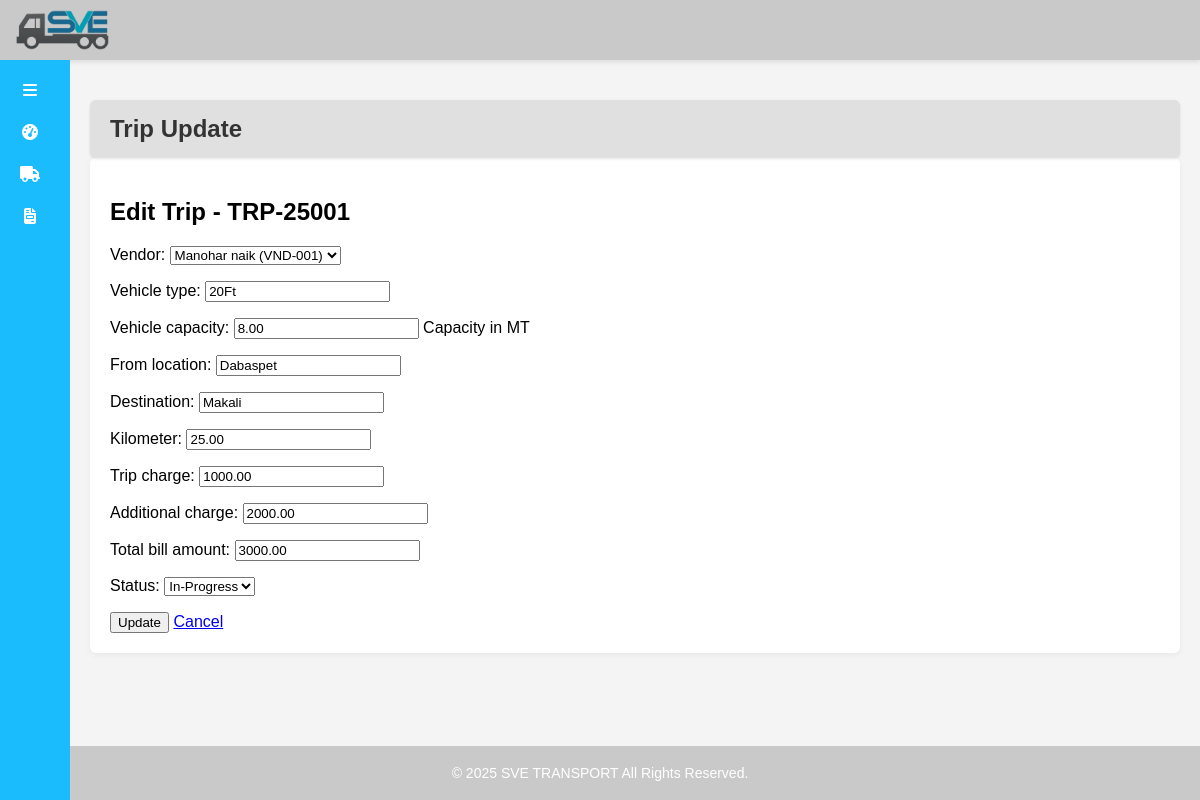
/trips/1/edit/, run on the app's committed database.
### main/models.py (models this page shows, shortened)
class TripOutToVendor(models.Model):
    STATUS_CHOICES = [
        ('In-Progress', 'In-Progress'),
        ('Cancelled', 'Cancelled'),
        ('Closed', 'Closed'),
        ('Hold', 'Hold'),
    ]
    trip_id = models.CharField(max_length=20, unique=True, editable=False)
    vendor = models.ForeignKey(VendorMaster, on_delete=models.CASCADE, related_name="trips")
    vehicle_type = models.CharField(max_length=50)
    vehicle_capacity = models.DecimalField(max_digits=6, decimal_places=2, help_text="Capacity in MT")
    from_location = models.CharField(max_length=255)
    destination = models.CharField(max_length=255)
    kilometer = models.DecimalField(max_digits=10, decimal_places=2)
    trip_charge = models.DecimalField(max_digits=12, decimal_places=2)
    additional_charge = models.DecimalField(max_digits=12, decimal_places=2, default=0.0)
    total_bill_amount = models.DecimalField(max_digits=12, decimal_places=2)
    status = models.CharField(max_length=20, choices=STATUS_CHOICES, default="In-Progress")
    created_at = models.DateTimeField(auto_now_add=True)

### main/views.py (the view)
# urls.py: path("trips/<int:pk>/edit/", views.trip_update, name="trip-update"),
def trip_update(request, pk):
    trip = get_object_or_404(TripOutToVendor, pk=pk)
    if request.method == "POST":
        form = TripOutToVendorForm(request.POST, instance=trip)
        if form.is_valid():
            form.save()
            messages.success(request, f"Trip {trip.trip_id} updated successfully ✅")
            return redirect("trip-list")
    else:
        form = TripOutToVendorForm(instance=trip)
    return render(request, "trip_update.html", {"form": form, "trip": trip,'pagename':'Trip Update'})

### main/forms.py
class TripOutToVendorForm(forms.ModelForm):
    class Meta:
        model = TripOutToVendor
        fields = [
            'vendor', 'vehicle_type', 'vehicle_capacity', 'from_location',
            'destination', 'kilometer', 'trip_charge', 'additional_charge',
            'total_bill_amount', 'status'
        ]

### main/models.py (called while the page is built)
    def __str__(self):
        return f"{self.vendor_name} ({self.vendor_code})"

### templates/trip_update.html (shortened to what this page needs)
{% extends "base.html" %}
{% block content %}
<h2>Edit Trip - {{ trip.trip_id }}</h2>
<form method="post">
    {{ form.as_p }}
    <button type="submit">Update</button>
    <a href="{% url 'trip-detail' trip.id %}">Cancel</a>
</form>
{% endblock %}

### templates/base.html (style rules this page uses)
body { margin: 0; font-family: Arial, sans-serif; background-color: #f4f4f4; }

### data on the page
TripOutToVendor: trip_id "TRP-25001", vendor "Manohar naik (VND-001)", vehicle_type "20Ft", vehicle_capacity "8.00", from_location "Dabaspet", destination "Makali", kilometer "25.00", trip_charge "1000.00", additional_charge "2000.00", total_bill_amount "3000.00", status "In-Progress"

### other printed values
{{ pagename }} "Trip Update"
